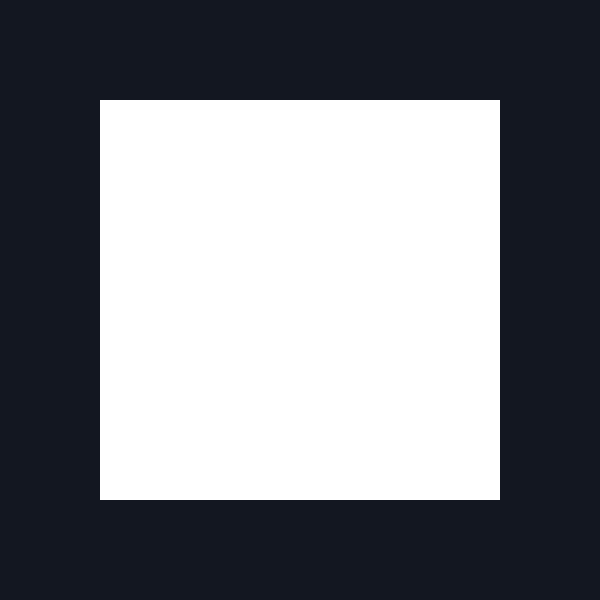
Frame 1 (no input)
Frame 60 (no input): identical to frame 1, image omitted
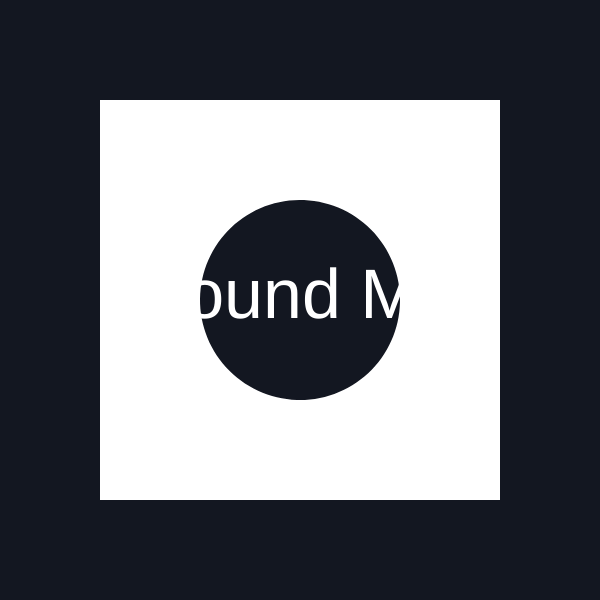
Frame 120 (the mouse pressed at the canvas centre since frame 60)

The p5.js sketch that drew these frames (run headless with seeded random() and noise() and a simulated clock; from frame 60 on, the mouse is pressed at the canvas centre):

// p5.js sketch
// ── sketch.js
function setup() {
  createCanvas(600, 600);

  textAlign(CENTER);
  noCursor();
}

function draw() {
  clear();
  background('#131721');

  fill(255);
  noStroke();
  let rad = 100;
  let ft = 70;
  let off = 100;

  textSize(ft);
  text('Found Me', width / 2, height / 2 + ft / 4);

  beginShape();
  vertex(off, off);
  vertex(width - off, off);
  vertex(width - off, height - off);
  vertex(off, height - off);

  beginContour();

  for (let i = 0; i < TWO_PI; i += 0.05) {
    let x = mouseX + rad * sin(i);
    let y = mouseY + rad * cos(i);
    if (x > width - off) {
      x = width - off;
    }
    if (x < off) {
      x = off;
    }
    if (y > height - off) {
      y = height - off;
    }
    if (y < off) {
      y = off;
    }
    vertex(x, y);
  }

  endContour(CLOSE);
  endShape(CLOSE);

}
